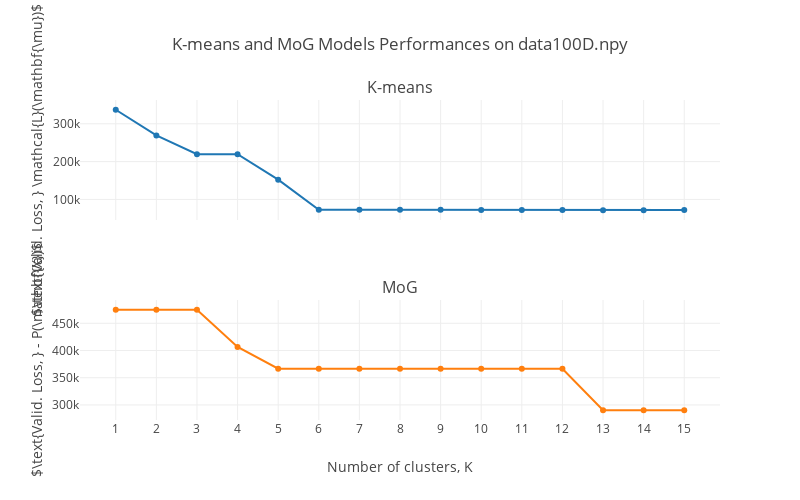

The notebook cell saved with this chart:
### Markdown cell above
### Compare relative performance between K-means and MoG models

### Code cell
def IGraph_2_2_4(K_means, MoG):
    valid_loss_K_means = [result['valid_loss'][-1] for result in K_means]
    valid_loss_MoG = [result['valid_loss'][-1] for result in MoG]
    
    figure = tools.make_subplots(rows=2, cols=1, shared_xaxes=True, subplot_titles=('K-means', 'MoG'))
    
    K_means_trace = {
        'x': [k + 1 for k in range(15)],
        'y': valid_loss_K_means,
        'name': 'K-means'
    }
    
    MoG_trace = {
        'x': [k + 1 for k in range(15)],
        'y': valid_loss_MoG,
        'name': 'MoG'
    }
    
    figure.append_trace(K_means_trace, 1, 1)
    figure.append_trace(MoG_trace, 2, 1)
    
    figure['layout'].update({
        'height': 500,
        'width': 800,
        'title': 'K-means and MoG Models Performances on data100D.npy',
        'xaxis1': {'title': 'Number of clusters, K', 'dtick': 1},
        'yaxis1': {'title': '$\\text{Valid. Loss, } \\mathcal{L}(\\mathbf{\\mu})$'},
        'yaxis2': {'title': '$\\text{Valid. Loss, } - P(\\mathbf{X})$'},
        'showlegend': False
    })
    
    
    
    py.iplot(figure, filename='/ECE521: A3/Q2: Mixture of Gaussians/Q2.4_K_means_vs_MoG', sharing='private')

    return pyo.iplot(figure)
    
IGraph_2_2_4(results_2_2_4_K_means, results_2_2_4_MoG)

### Figure 1 — Plotly figure (JSON) as saved in the notebook; plotly's stock layout.template omitted (floating-point values rounded to 4 significant figures)
{"data": [{"name": "K-means", "type": "scatter", "x": [1, 2, 3, 4, 5, 6, 7, 8, 9, 10, 11, 12, 13, 14, 15], "xaxis": "x1", "y": [337000.0, 269300.0, 219700.0, 219700.0, 152200.0, 72550.0, 72550.0, 72540.0, 72540.0, 72300.0, 72300.0, 72300.0, 71470.0, 71470.0, 72170.0], "yaxis": "y1"}, {"name": "MoG", "type": "scatter", "x": [1, 2, 3, 4, 5, 6, 7, 8, 9, 10, 11, 12, 13, 14, 15], "xaxis": "x1", "y": [474900.0, 474900.0, 474900.0, 406700.0, 366600.0, 366600.0, 366600.0, 366600.0, 366600.0, 366600.0, 366600.0, 366600.0, 290200.0, 290200.0, 290200.0], "yaxis": "y2"}], "layout": {"annotations": [{"font": {"size": 16}, "showarrow": false, "text": "K-means", "x": 0.5, "xanchor": "center", "xref": "paper", "y": 1, "yanchor": "bottom", "yref": "paper"}, {"font": {"size": 16}, "showarrow": false, "text": "MoG", "x": 0.5, "xanchor": "center", "xref": "paper", "y": 0.375, "yanchor": "bottom", "yref": "paper"}], "height": 500, "showlegend": false, "title": "K-means and MoG Models Performances on data100D.npy", "width": 800, "xaxis1": {"anchor": "y2", "domain": [0, 1], "dtick": 1, "title": "Number of clusters, K"}, "yaxis1": {"anchor": "free", "domain": [0.625, 1], "position": 0, "title": "$\\text{Valid. Loss, } \\mathcal{L}(\\mathbf{\\mu})$"}, "yaxis2": {"anchor": "x1", "domain": [0, 0.375], "title": "$\\text{Valid. Loss, } - P(\\mathbf{X})$"}}}
